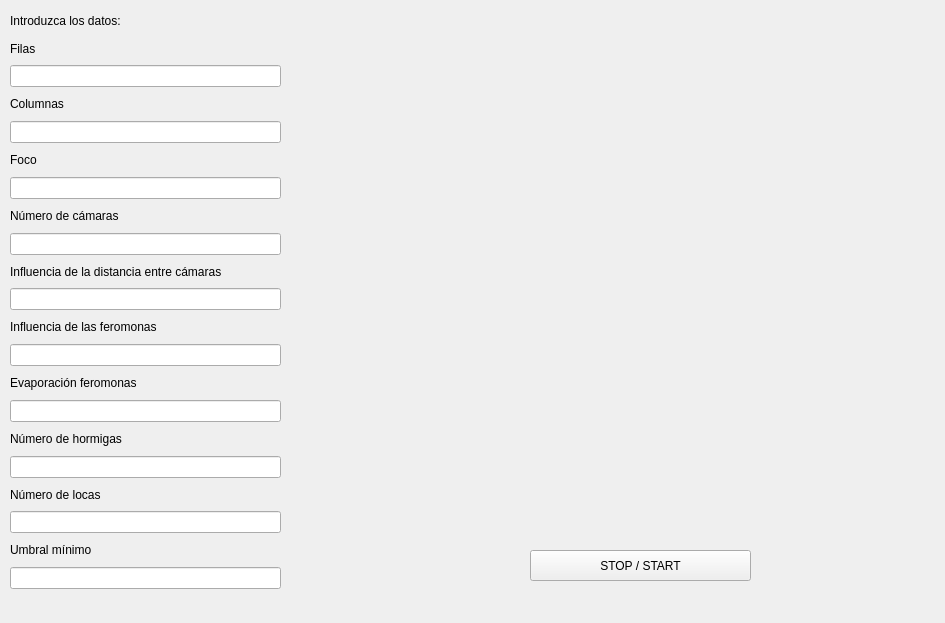
<?xml version="1.0" encoding="UTF-8"?>
<ui version="4.0">
  <class>Counter</class>
  <widget class="QWidget" name="Counter">
    <property name="geometry">
      <rect>
        <x>0</x>
        <y>0</y>
        <width>945</width>
        <height>623</height>
      </rect>
    </property>
    <property name="windowTitle">
      <string>Distribución de cámaras</string>
    </property>
    <widget class="QPushButton" name="button">
      <property name="geometry">
        <rect>
          <x>530</x>
          <y>550</y>
          <width>221</width>
          <height>31</height>
        </rect>
      </property>
      <property name="text">
        <string>STOP / START</string>
      </property>
    </widget>
    <widget class="QWidget" name="verticalLayoutWidget">
      <property name="geometry">
        <rect>
          <x>10</x>
          <y>10</y>
          <width>271</width>
          <height>579</height>
        </rect>
      </property>
      <layout class="QVBoxLayout" name="verticalLayout">
        <item>
          <widget class="QLabel" name="label_2">
            <property name="text">
              <string>Introduzca los datos:</string>
            </property>
          </widget>
        </item>
        <item>
          <widget class="QLabel" name="label_9">
            <property name="text">
              <string>Filas</string>
            </property>
          </widget>
        </item>
        <item>
          <widget class="QLineEdit" name="rows"/>
        </item>
        <item>
          <widget class="QLabel" name="label_10">
            <property name="text">
              <string>Columnas</string>
            </property>
          </widget>
        </item>
        <item>
          <widget class="QLineEdit" name="cols"/>
        </item>
        <item>
          <widget class="QLabel" name="label_11">
            <property name="text">
              <string>Foco</string>
            </property>
          </widget>
        </item>
        <item>
          <widget class="QLineEdit" name="foco"/>
        </item>
        <item>
          <widget class="QLabel" name="label_12">
            <property name="text">
              <string>Número de cámaras</string>
            </property>
          </widget>
        </item>
        <item>
          <widget class="QLineEdit" name="numCam"/>
        </item>
        <item>
          <widget class="QLabel" name="label_5">
            <property name="text">
              <string>Influencia de la distancia entre cámaras</string>
            </property>
          </widget>
        </item>
        <item>
          <widget class="QLineEdit" name="influenciaDistCam"/>
        </item>
        <item>
          <widget class="QLabel" name="label_4">
            <property name="text">
              <string>Influencia de las feromonas</string>
            </property>
          </widget>
        </item>
        <item>
          <widget class="QLineEdit" name="influenciaFer"/>
        </item>
        <item>
          <widget class="QLabel" name="label_6">
            <property name="text">
              <string>Evaporación feromonas</string>
            </property>
          </widget>
        </item>
        <item>
          <widget class="QLineEdit" name="evaporacion"/>
        </item>
        <item>
          <widget class="QLabel" name="label_7">
            <property name="text">
              <string>Número de hormigas</string>
            </property>
          </widget>
        </item>
        <item>
          <widget class="QLineEdit" name="numHormigas"/>
        </item>
        <item>
          <widget class="QLabel" name="label_8">
            <property name="text">
              <string>Número de locas</string>
            </property>
          </widget>
        </item>
        <item>
          <widget class="QLineEdit" name="numLocas"/>
        </item>
        <item>
          <widget class="QLabel" name="label_13">
            <property name="text">
              <string>Umbral mínimo</string>
            </property>
          </widget>
        </item>
        <item>
          <widget class="QLineEdit" name="umbral"/>
        </item>
      </layout>
    </widget>
    <widget class="QWidget" name="widget" native="true">
      <property name="geometry">
        <rect>
          <x>320</x>
          <y>40</y>
          <width>541</width>
          <height>431</height>
        </rect>
      </property>
    </widget>
  </widget>
  <resources/>
  <connections/>
</ui>
